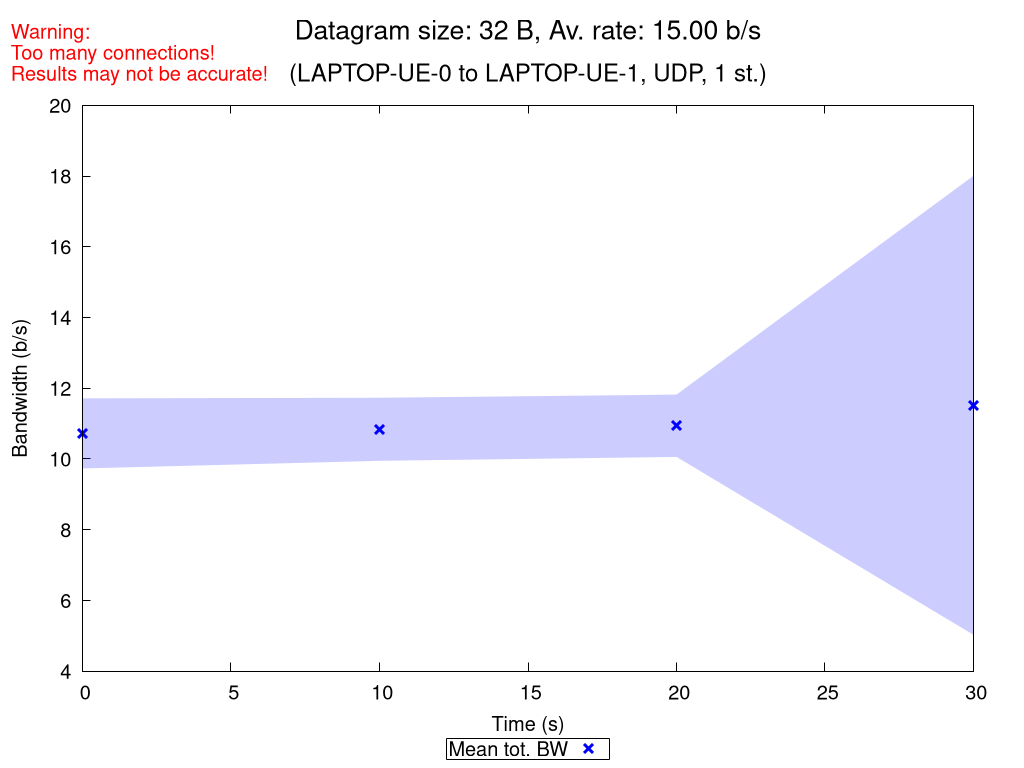

Write gnuplot code to recreate this figure.
set terminal pngcairo nocrop enhanced size 1024,768 font "Verdana,15"
set output "UDP_1_st_2020_10_07_13-43-37_two2one_00032B.png"

set title "{/=20 Datagram size: 32 B, Av. rate: 15.00 b/s}\n\n{/=18 (LAPTOP-UE-0 to LAPTOP-UE-1, UDP, 1 st.)}"
set label "Warning:\nToo many connections!\nResults may not be accurate!" at screen 0.01, screen 0.96 tc rgb "red"

set xlabel "Time (s)"
set ylabel "Bandwidth (b/s)"
set ytics nomirror
set key bmargin center horizontal box samplen 1 width -1
set bmargin 4.6
set rmargin 4.5

rf = 1.0  # rate factor
set style fill transparent solid 0.2 noborder
set autoscale xfix
plot "UDP_1_st_2020_10_07_13-43-37_two2one_00032B_iperf_processed.dat" using 1:($2/rf-$3/rf):($2/rf+$3/rf) with filledcurves lc rgb "blue" notitle, \
     "" using 1:($2/rf) with points pt 2 ps 1.5 lw 3 lc rgb "blue" title "Mean tot. BW", \
